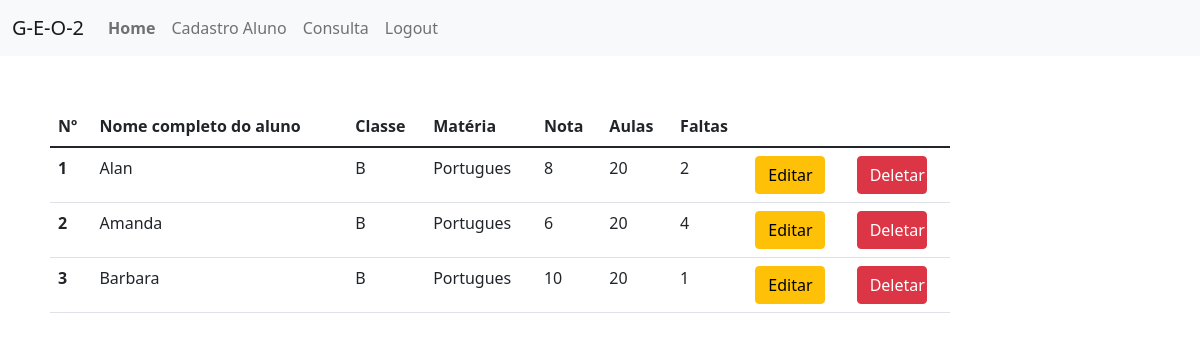
Screenshot of /sistema/ (signed in) with the database file from the repository.
### app/models/tables.py (models this page shows, shortened)
class Alunos(db.Model):
    __tablename__ = "alunos"
    id = db.Column(db.Integer, primary_key = True)
    numero = db.Column(db.Integer)
    nome = db.Column(db.String, unique=True)
    classe = db.Column(db.String)
    professor_id = db.Column(db.Integer, db.ForeignKey('professores.id'))
    professor = db.relationship('User', foreign_keys=professor_id)
    materia = db.Column(db.String)
    nota = db.Column(db.String)
    qtd_aulas = db.Column(db.String)
    qtd_faltas = db.Column(db.String)

### app/controllers/default.py (the view)
@app.route('/sistema/<info>')
@app.route('/sistema/', defaults={'info':None}, methods=["GET", "POST"])
def sistema(info):
    if current_user.is_anonymous == True:
        return render_template('index.html')
    else:
        alunos = Alunos.query.filter_by(professor_id=current_user.id).order_by(asc(Alunos.numero))
        return render_template('sistema.html', alunos = alunos)

### app/controllers/default.py (called while the page is built)
@login_manager.user_loader
def load_user(id):
    return User.query.filter_by(id=id).first()

### app/models/tables.py (called while the page is built)
    @property
    def is_anonymous(self):
        return False

### app/templates/sistema.html (shortened to what this page needs)
<!doctype html>
<html>
<head>
  <link href="https://cdn.jsdelivr.net/npm/bootstrap@5.1.2/dist/css/bootstrap.min.css" rel="stylesheet">
</head>
<nav class="navbar navbar-expand-lg navbar-light bg-light">
  <div class="container-fluid">
    <a class="navbar-brand">G-E-O-2</a>
    <div class="collapse navbar-collapse" id="navbarSupportedContent">
      <ul class="navbar-nav me-auto mb-2 mb-lg-0">
        <li class="nav-item">
          <a class="nav-link" ><strong>Home</strong></a>
        </li>
        <li class="nav-item">
          <a class="nav-link" href="{{url_for('cadastro_aluno')}}">Cadastro Aluno</a>
        </li>
        <li class="nav-item">
          <a class="nav-link" href="{{url_for('consulta')}}">Consulta</a>
        </li>
        <li class="nav-item">
          <a class="nav-link" href="{{url_for('logout')}}">Logout</a>
        </li>
      </ul>
    </div>
  </div>
</nav>
<body>
  <div class="table-responsive">
  <table style="margin: 50px;max-width: 900px;" class="table">
    <thead>
      <tr>
        <th scope="col" style="max-width: 70px;">Nº</th>
        <th scope="col" style="max-width: 300px;">Nome completo do aluno</th>
        <th scope="col" style="max-width: 70px;">Classe</th>
        <th scope="col" style="max-width: 100px;">Matéria</th>
        <th scope="col" style="max-width: 70px;">Nota</th>
        <th scope="col" style="max-width: 70px;">Aulas</th>
        <th scope="col" style="max-width: 70px;">Faltas</th>
        <th scope="col" style="max-width: 70px;"></th>
        <th scope="col" style="max-width: 70px;"></th>
      </tr>
    </thead>
    <tbody>
      {% for aluno in alunos %}
        <tr>
          <th scope="row" style="max-width: 70px;">{{ aluno.numero }}</th>
          <td style="max-width: 300px;">{{ aluno.nome }}</td>
          <td style="max-width: 70px;">{{ aluno.classe }}</td>
          <td style="max-width: 100px;">{{ aluno.materia }}</td>
          <td style="max-width: 70px;">{{ aluno.nota }}</td>
          <td style="max-width: 70px;">{{ aluno.qtd_aulas }}</td>
          <td style="max-width: 70px;">{{ aluno.qtd_faltas }}</td>
          <td><a class="btn btn-warning" href="{{url_for('update', aluno_id = aluno['id'])}}" role="button" style="max-width: 70px;">Editar</a></td>
          <td><a class="btn btn-danger" href="{{url_for('delete', aluno_id = aluno['id'])}}" role="button" style="max-width: 70px;">Deletar</a></td>
        </tr>
      {% endfor %}
    </tbody>
  </table>
</div>
</body>
<link rel="stylesheet" type="text/css" href="{{url_for('static', filename='js/bootstrap.min.js')}}" media="screen">
</html>

### rows the page displays
Alunos: numero "1", nome "Alan", classe "B", materia "Portugues", nota "8", qtd_aulas "20", qtd_faltas "2"
Alunos: numero "2", nome "Amanda", classe "B", materia "Portugues", nota "6", qtd_aulas "20", qtd_faltas "4"
Alunos: numero "3", nome "Barbara", classe "B", materia "Portugues", nota "10", qtd_aulas "20", qtd_faltas "1"
